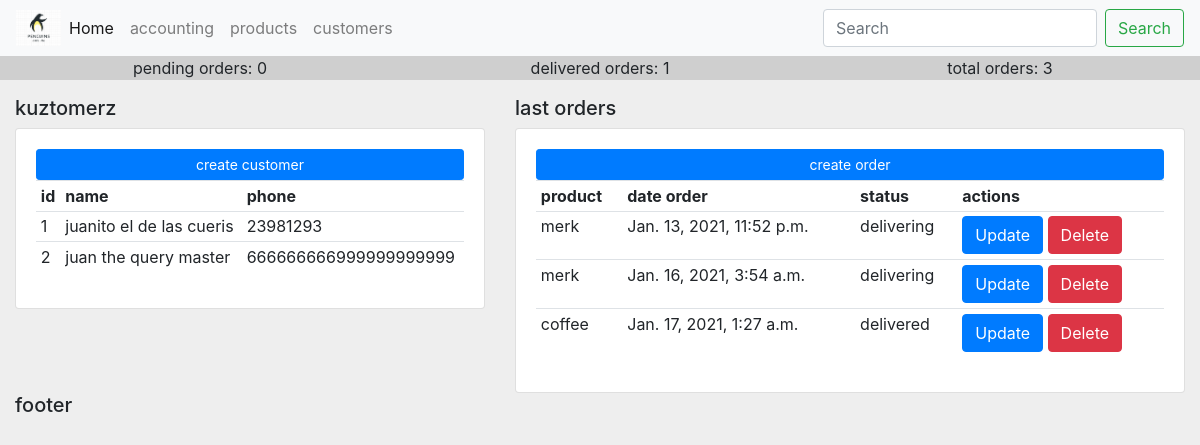
Page /accounting/ on the earlier database version.
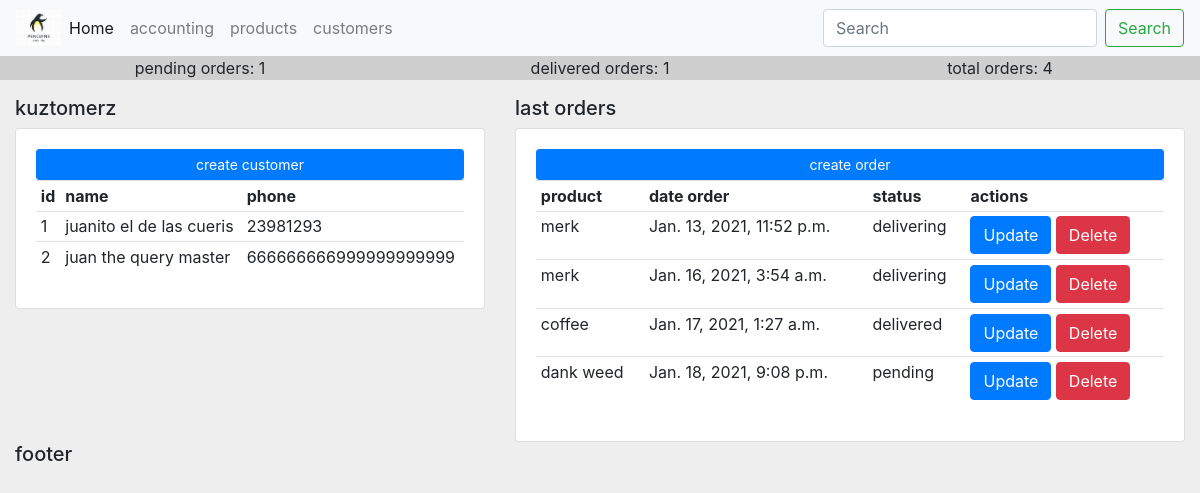
Same page on the later database version.
### accounting/models.py (models this page shows, shortened)
class Customer(models.Model):
    name = models.CharField(max_length=200, null=True)
    phone = models.CharField(max_length=200, null=True)
    email = models.CharField(max_length=200, null=True)
    date_created = models.DateTimeField(auto_now_add=True, null=True)

class Order(models.Model):
    STATUS = (
        ('pending', 'Pending'),
        ('delivering', 'Out on delivery'),
        ('delivered', 'Delivered')
    )
    customer = models.ForeignKey(Customer, null=True, on_delete=models.SET_NULL)
    product = models.ForeignKey(Product, null=True, on_delete=models.SET_NULL)
    status = models.CharField(max_length=200, null=True, choices=STATUS)
    date_created = models.DateTimeField(auto_now_add=True, null=True)

class Product(models.Model):
    CATEGORY = (
        ('indoors', 'Indoors'),
        ('outdoors', 'Outdoors')
    )
    name = models.CharField(max_length=200, null=True)
    price = models.FloatField(null=True)
    category = models.CharField(max_length=200, null=True, choices=CATEGORY)
    description = models.CharField(max_length=200, null=True)
    date_created = models.DateTimeField(auto_now_add=True, null=True)
    tags = models.ManyToManyField(Tag)
    def __str__(self):
        return self.name

### accounting/views.py (the view)
# urls.py: path('', views.home, name="accounting_home"),
def home(request):
    orders = Order.objects.all()
    customers = Customer.objects.all()
    total_orders = orders.count()
    pending_orders = orders.filter(status='pending').count()
    delivered_orders = orders.filter(status='delivered').count()
    context = {'orders':orders, 'customers':customers,
        'delivered_orders' : delivered_orders, 'total_orders' : total_orders,
        'pending_orders' : pending_orders
    }
    return render(request, 'accounting/dashboard.html', context)

### accounting/templates/accounting/dashboard.html
{% extends 'ivy/layout.html' %}
{% block content %}
<div class="row">
    <div class="col-md-5">
        <h5>kuztomerz</h5>
        <div class="card card-body">
            <button class="btn btn-primary btn-sm btn-block">create customer</button>
            <table class="table table-sm">
                <tr>
                    <th>id</th>
                    <th>name</th>
                    <th>phone</th>
                </tr>
                {% for customer in customers %}
                    <tr>
                        <td>{{customer.id}}</td>
                        <td>{{customer.name}}</td>
                        <td>{{customer.phone}}</td>
                    </tr>
                {% endfor %}
            </table>
        </div>
    </div>
    <div class="col-md-7">
        <h5>last orders</h5>
        <div class="card card-body">
            <a href="{% url 'accounting_order_create' %}">
            <button class="btn btn-primary btn-sm btn-block">create order</button></a>
            <table class="table table-sm">
                <tr>
                    <th>product</th>
                    <th>date order</th>
                    <th>status</th>
                    <th>actions</th>
                </tr>
                {% for order in orders %}
                    <tr>
                        <td>{{order.product}}</td>
                        <td>{{order.date_created}}</td>
                        <td>{{order.status}}</td>
                        <td>
                            <a href="{% url 'accounting_order_update' order.id %}" class="btn btn-primary">Update</a>
                            <a href="{% url 'accounting_order_delete' order.id %}" class="btn btn-danger">Delete</a>
                        </td>
                    </tr>
                {% endfor %}
            </table>
        </div>
    </div>
</div>
{% endblock content %}

Differences in the rows shown:
added Order: product "dank weed", date_created "Jan. 18, 2021, 9:08 p.m.", status "pending"
Other differences:
{{ pending_orders }}: "0" → "1"
{{ total_orders }}: "3" → "4"
